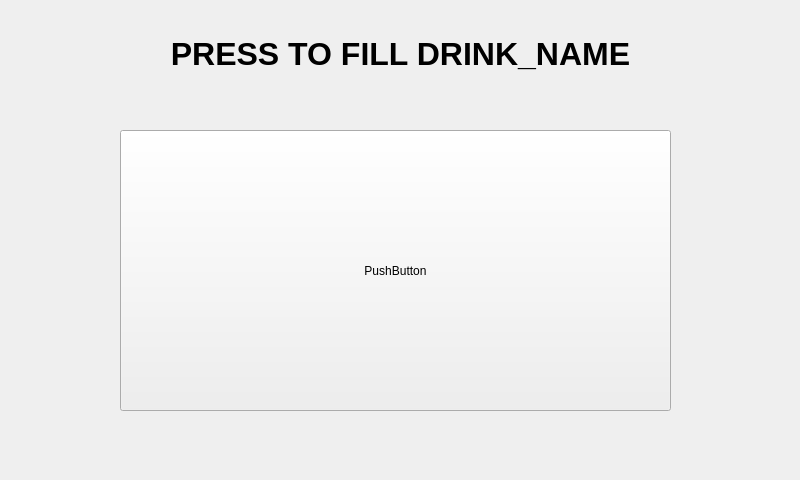
<?xml version="1.0" encoding="UTF-8"?>
<ui version="4.0">
 <class>FillPage</class>
 <widget class="QDialog" name="FillPage">
  <property name="geometry">
   <rect>
    <x>0</x>
    <y>0</y>
    <width>800</width>
    <height>480</height>
   </rect>
  </property>
  <property name="minimumSize">
   <size>
    <width>800</width>
    <height>480</height>
   </size>
  </property>
  <property name="maximumSize">
   <size>
    <width>800</width>
    <height>480</height>
   </size>
  </property>
  <property name="windowTitle">
   <string>Dialog</string>
  </property>
  <property name="styleSheet">
   <string notr="true">background-image: url(:/Images/FillPageImage/background.png);</string>
  </property>
  <widget class="QPushButton" name="backBtn">
   <property name="geometry">
    <rect>
     <x>20</x>
     <y>20</y>
     <width>21</width>
     <height>41</height>
    </rect>
   </property>
   <property name="styleSheet">
    <string notr="true">background: transparent;
image: url(:/Images/FillPageImage/Arrow.png);
border: none;
outline: 0;</string>
   </property>
   <property name="text">
    <string/>
   </property>
  </widget>
  <widget class="QLabel" name="beverageLbl">
   <property name="geometry">
    <rect>
     <x>0</x>
     <y>28</y>
     <width>801</width>
     <height>51</height>
    </rect>
   </property>
   <property name="font">
    <font>
     <pointsize>24</pointsize>
     <weight>75</weight>
     <bold>true</bold>
    </font>
   </property>
   <property name="styleSheet">
    <string notr="true">background: transparent;</string>
   </property>
   <property name="text">
    <string>PRESS TO FILL DRINK_NAME</string>
   </property>
   <property name="textFormat">
    <enum>Qt::PlainText</enum>
   </property>
   <property name="alignment">
    <set>Qt::AlignCenter</set>
   </property>
   <property name="wordWrap">
    <bool>false</bool>
   </property>
  </widget>
  <widget class="QPushButton" name="favoriteBtn">
   <property name="geometry">
    <rect>
     <x>740</x>
     <y>20</y>
     <width>41</width>
     <height>41</height>
    </rect>
   </property>
   <property name="styleSheet">
    <string notr="true">background: transparent;
image: url(:/Images/FillPageImage/FavouriteNotSelected.png);
border: none;
outline: 0;</string>
   </property>
   <property name="text">
    <string/>
   </property>
  </widget>
  <widget class="QPushButton" name="pushButton">
   <property name="geometry">
    <rect>
     <x>120</x>
     <y>130</y>
     <width>551</width>
     <height>281</height>
    </rect>
   </property>
   <property name="text">
    <string>PushButton</string>
   </property>
  </widget>
  <zorder>beverageLbl</zorder>
  <zorder>backBtn</zorder>
  <zorder>favoriteBtn</zorder>
  <zorder>pushButton</zorder>
 </widget>
 <resources/>
 <connections/>
</ui>
